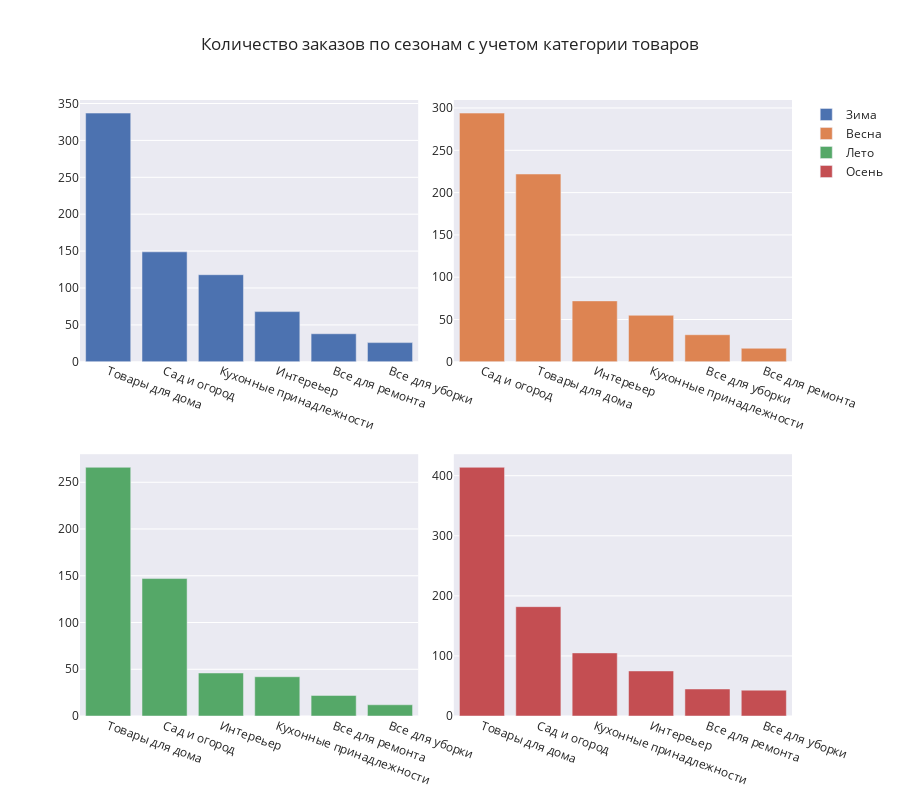

Notebook code for this chart:
### Code cell
fig = plot_bar_nm(2, 2, seasons_params)

fig.update_xaxes(tickangle=20, showgrid=False, row=1, col=1)
fig.update_xaxes(tickangle=20, showgrid=False, row=1, col=2)
fig.update_xaxes(tickangle=20, showgrid=False, row=2, col=1)
fig.update_xaxes(tickangle=20, showgrid=False, row=2, col=2)

fig.update_layout(title_text='Количество заказов по сезонам с учетом категории товаров', height=800)
fig.show()

### Figure 1 — Plotly figure (JSON) as saved in the notebook; plotly's stock layout.template omitted (floating-point values rounded to 4 significant figures)
{"data": [{"hoverinfo": "y", "name": "Зима", "type": "bar", "x": ["Товары для дома", "Сад и огород", "Кухонные принадлежности", "Интереьер", "Все для ремонта", "Все для уборки"], "xaxis": "x", "y": [337, 149, 118, 68, 38, 26], "yaxis": "y"}, {"hoverinfo": "y", "name": "Весна", "type": "bar", "x": ["Сад и огород", "Товары для дома", "Интереьер", "Кухонные принадлежности", "Все для уборки", "Все для ремонта"], "xaxis": "x2", "y": [294, 222, 72, 55, 32, 16], "yaxis": "y2"}, {"hoverinfo": "y", "name": "Лето", "type": "bar", "x": ["Товары для дома", "Сад и огород", "Интереьер", "Кухонные принадлежности", "Все для ремонта", "Все для уборки"], "xaxis": "x3", "y": [266, 147, 46, 42, 22, 12], "yaxis": "y3"}, {"hoverinfo": "y", "name": "Осень", "type": "bar", "x": ["Товары для дома", "Сад и огород", "Кухонные принадлежности", "Интереьер", "Все для ремонта", "Все для уборки"], "xaxis": "x4", "y": [414, 182, 105, 75, 45, 43], "yaxis": "y4"}], "layout": {"height": 800, "title": {"text": "Количество заказов по сезонам с учетом категории товаров"}, "xaxis": {"anchor": "y", "domain": [0, 0.475], "showgrid": false, "tickangle": 20}, "xaxis2": {"anchor": "y2", "domain": [0.525, 1], "showgrid": false, "tickangle": 20}, "xaxis3": {"anchor": "y3", "domain": [0, 0.475], "showgrid": false, "tickangle": 20}, "xaxis4": {"anchor": "y4", "domain": [0.525, 1], "showgrid": false, "tickangle": 20}, "yaxis": {"anchor": "x", "domain": [0.575, 1]}, "yaxis2": {"anchor": "x2", "domain": [0.575, 1]}, "yaxis3": {"anchor": "x3", "domain": [0, 0.425]}, "yaxis4": {"anchor": "x4", "domain": [0, 0.425]}}}
